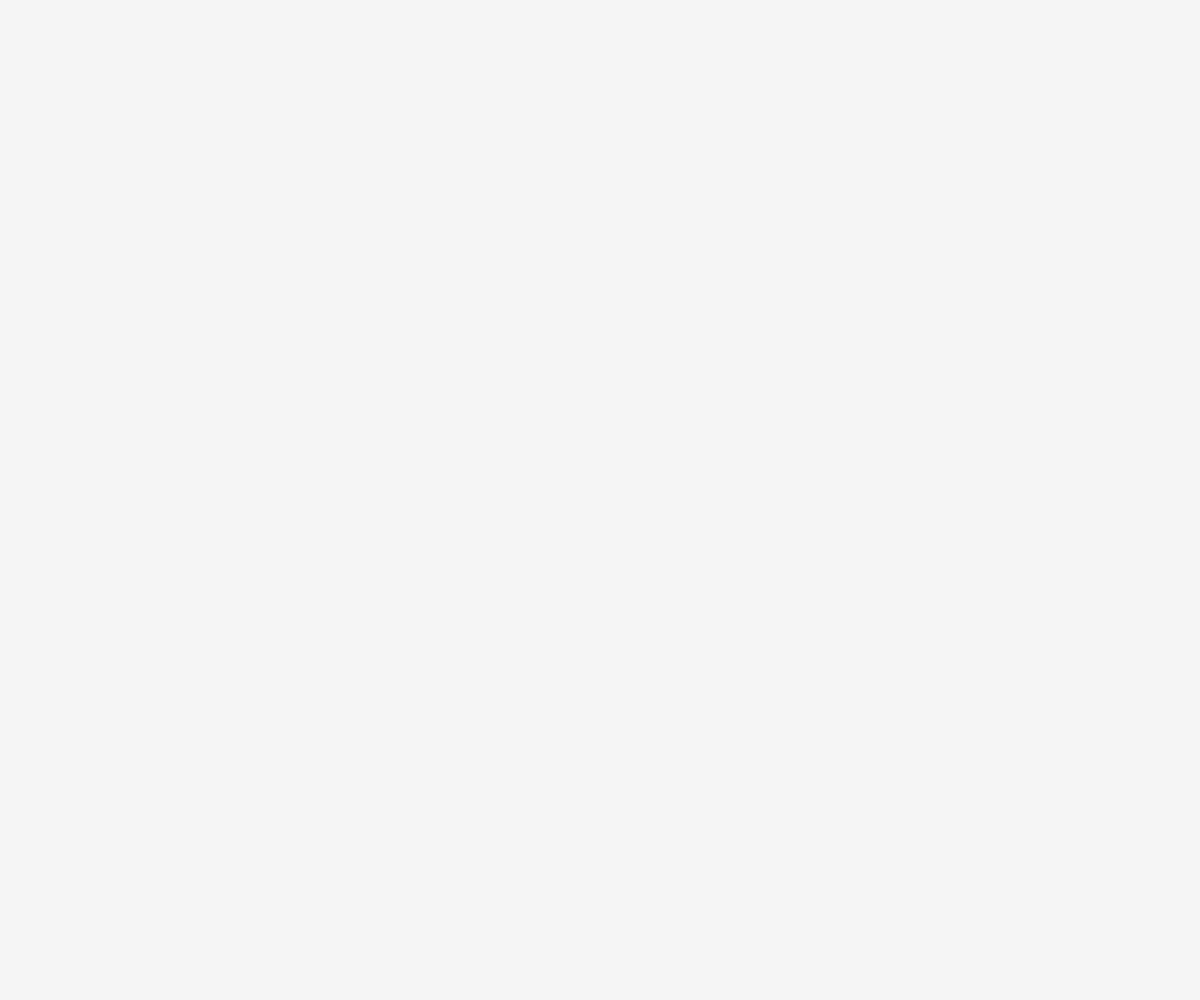
Frame 1 (no input)
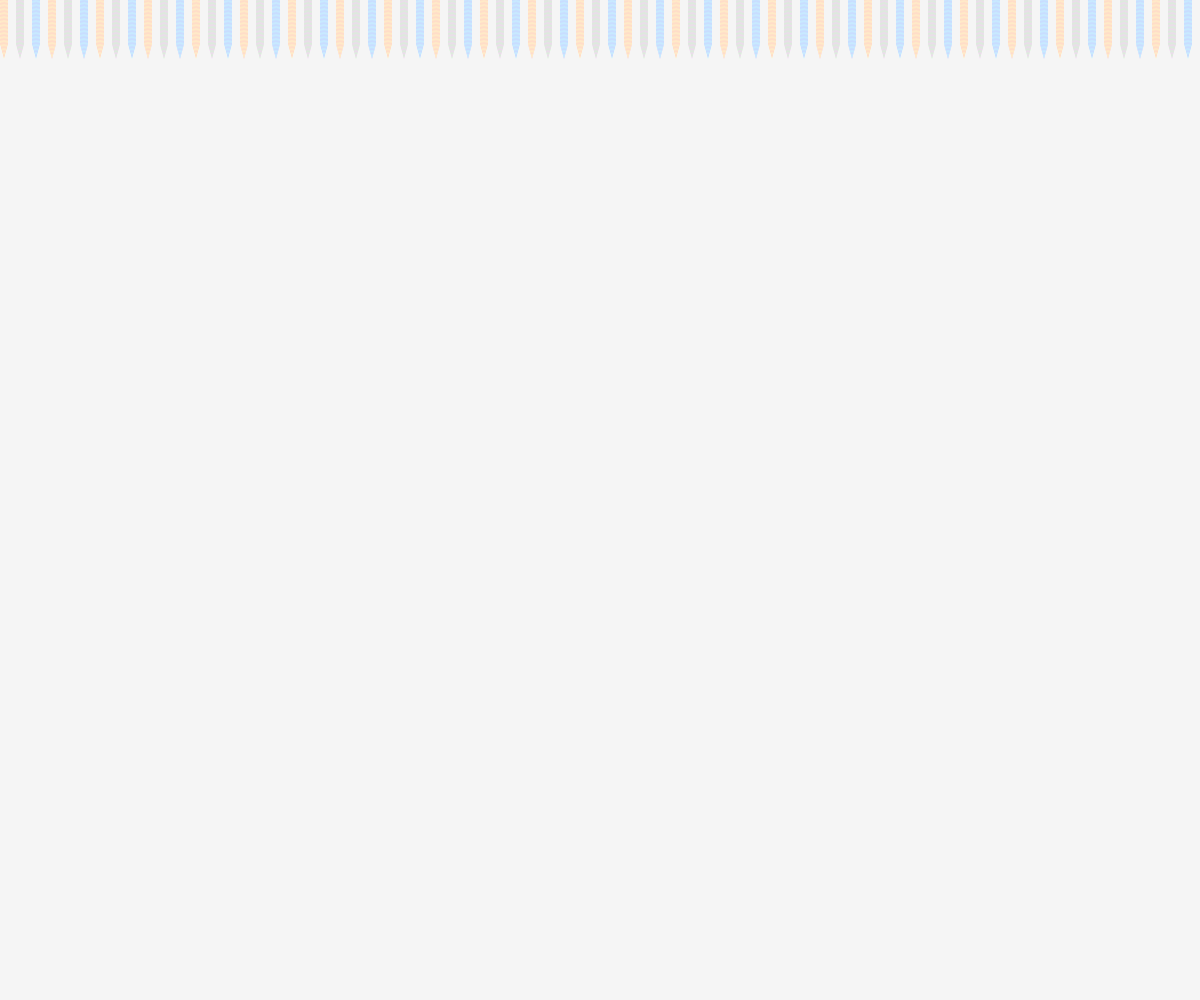
Frame 60 (no input)
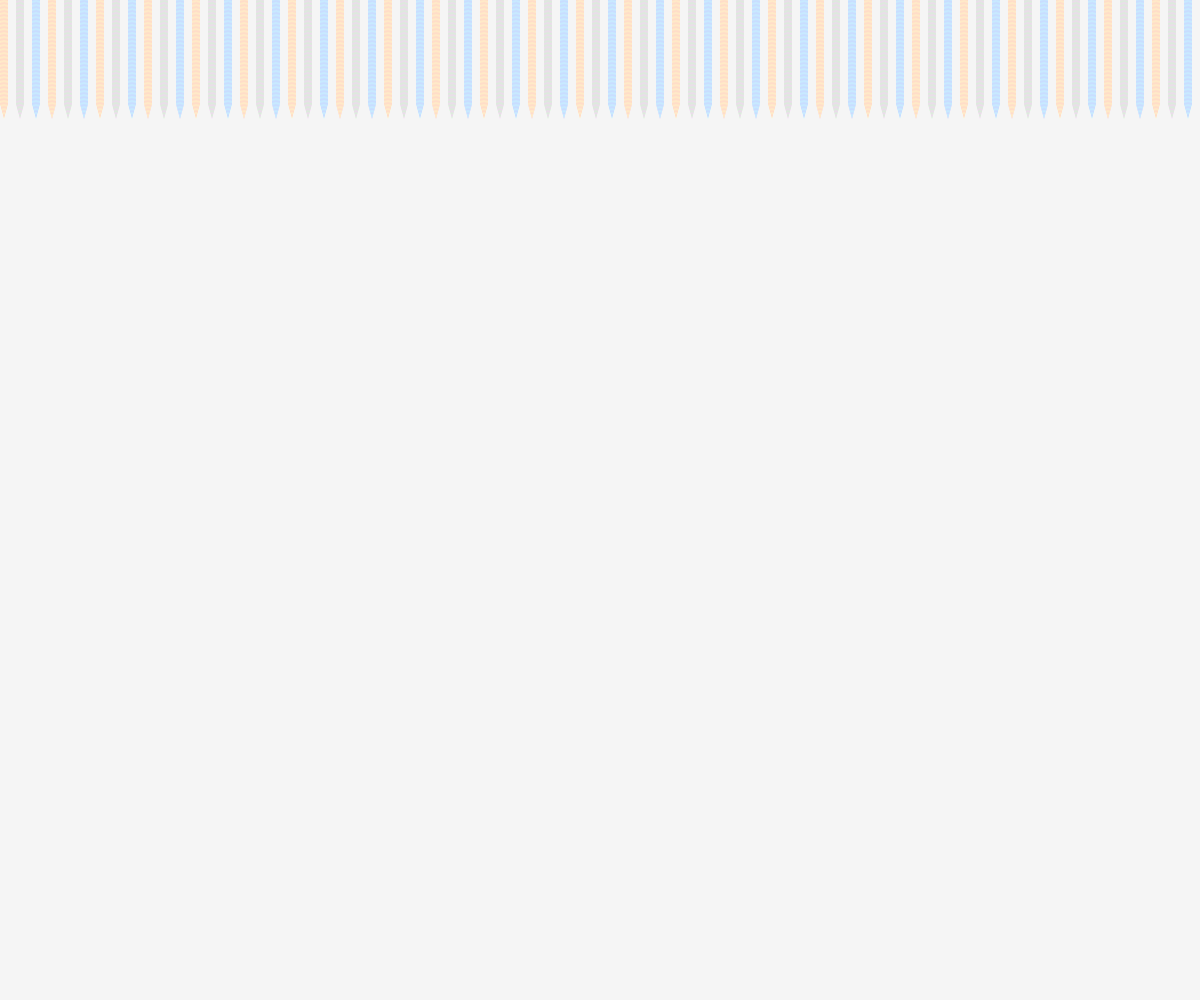
Frame 120 (the mouse pressed at the canvas centre since frame 60)

The p5.js sketch that drew these frames (run headless with seeded random() and noise() and a simulated clock; from frame 60 on, the mouse is pressed at the canvas centre):

// p5.js sketch
// ── sketch.js
let stitches = [];
let stitchHeight = 15;
let stitchWidth = 8;
let colorPalette = [
  [255, 200, 200], // light red
  [200, 255, 200], // light green
  [200, 200, 255], // light blue
  [255, 255, 200], // light yellow
  [255, 200, 255], // light magenta
  [200, 255, 255]  // light cyan
];
let currentColorIndex = 0;
let fabricHeight = 0;
let stallChance = 0.001;
let stallDuration = 30; // frames
let stallCounter = 0;
let knots = [];
let tearLines = [];

function setup() {
  createCanvas(windowWidth, windowHeight);
  frameRate(30);
  noStroke();
  
  // Initialize with some stitches at the top
  for (let y = -stitchHeight * 10; y < 0; y += stitchHeight) {
    for (let x = 0; x < width; x += stitchWidth * 2) {
      const color = colorPalette[currentColorIndex];
      currentColorIndex = (currentColorIndex + 1) % colorPalette.length;
      
      stitches.push({
        x: x,
        y: y,
        color: color,
        type: 'normal'
      });
    }
  }
}

function draw() {
  background(245);
  
  // Grow the fabric
  fabricHeight += 0.5;
  
  // Occasionally trigger a stall
  if (random() < stallChance && stallCounter <= 0) {
    stallCounter = stallDuration;
  }
  
  if (stallCounter > 0) {
    // During stall, add knots and tears
    if (frameCount % 5 === 0) {
      knots.push({
        x: random(width),
        y: random(height / 2),
        size: random(10, 30),
        age: 0
      });
    }
    
    // Create tear lines
    if (frameCount % 10 === 0) {
      tearLines.push({
        x1: random(width),
        y1: random(height / 2),
        x2: random(width),
        y2: random(height / 2, height),
        age: 0
      });
    }
    
    stallCounter--;
  } else {
    // Normal knitting process
    if (frameCount % 2 === 0) {
      for (let x = 0; x < width; x += stitchWidth * 2) {
        const y = -stitchHeight;
        const color = colorPalette[currentColorIndex];
        currentColorIndex = (currentColorIndex + 1) % colorPalette.length;
        
        stitches.push({
          x: x,
          y: y,
          color: color,
          type: 'normal'
        });
      }
    }
  }
  
  // Draw existing stitches
  for (let i = 0; i < stitches.length; i++) {
    const s = stitches[i];
    fill(s.color);
    
    // Draw different stitch types
    if (s.type === 'knot') {
      ellipse(s.x, s.y, 15, 15);
    } else {
      beginShape();
      vertex(s.x, s.y);
      vertex(s.x + stitchWidth / 2, s.y + stitchHeight);
      vertex(s.x + stitchWidth, s.y);
      vertex(s.x + stitchWidth / 2, s.y - stitchHeight);
      endShape(CLOSE);
    }
  }
  
  // Draw knots
  for (let i = 0; i < knots.length; i++) {
    const k = knots[i];
    fill(150);
    ellipse(k.x, k.y, k.size, k.size);
    k.age++;
    
    if (k.age > 30) {
      knots.splice(i, 1);
      i--;
    }
  }
  
  // Draw tear lines
  for (let i = 0; i < tearLines.length; i++) {
    const t = tearLines[i];
    stroke(200);
    strokeWeight(2);
    line(t.x1, t.y1, t.x2, t.y2);
    t.age++;
    
    if (t.age > 20) {
      tearLines.splice(i, 1);
      i--;
    }
  }
  
  // Move all stitches downward
  for (let i = 0; i < stitches.length; i++) {
    stitches[i].y += 1;
  }
  
  // Remove stitches that are off screen
  stitches = stitches.filter(s => s.y < height + stitchHeight * 2);
}
